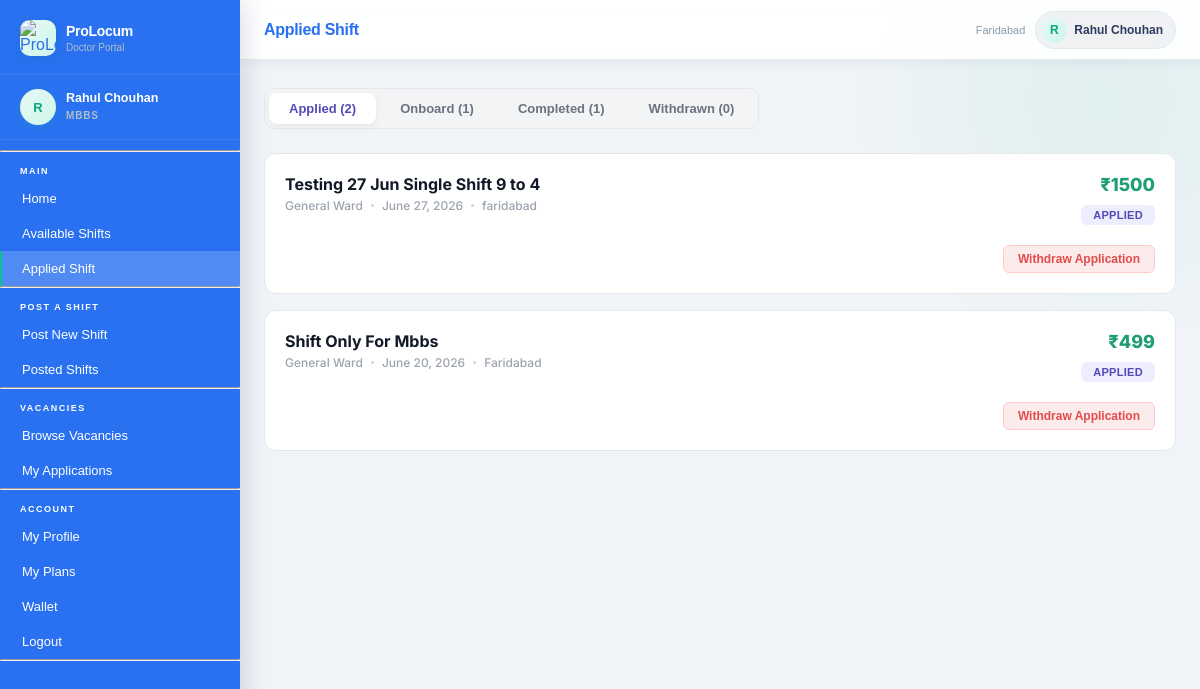
The page /doctors/shifts/my-applications/ (signed in) on the database its author committed.
### users/models.py (models this page shows, shortened)
class CustomUser(AbstractUser):
    ROLE_CHOICES = (
        ('doctor', 'Doctor'),
        ('nurse', 'Nurse'),
        ('hospital', 'Hospital'),
        ('admin', 'Admin'),
    )
    role   = models.CharField(max_length=20, choices=ROLE_CHOICES)
    mobile = models.CharField(max_length=10, unique=True, null=True, blank=True)  # ✅ Unique mobile

### doctors/models.py (models this page shows, shortened)
class DoctorProfile(models.Model):
    QUALIFICATION_CHOICES = [
        ('mbbs', 'MBBS'),
        ('bams', 'BAMS'),
        ('bhms', 'BHMS'),
    ]
    SEX_CHOICES = [('male', 'Male'), ('female', 'Female'), ('other', 'Other')]
    WARD_CHOICES = [
        ('general', 'General Ward'),
        ('icu', 'ICU Ward'),
        ('casualty', 'Casualty Ward'),
        ('female', 'Female Ward'),
    ]
    user            = models.OneToOneField(settings.AUTH_USER_MODEL, on_delete=models.CASCADE, related_name='doctor_profile')
    full_name       = models.CharField(max_length=150)
    age             = models.PositiveIntegerField(null=True, blank=True)
    sex             = models.CharField(max_length=10, choices=SEX_CHOICES, blank=True)
    registration_no = models.CharField(max_length=50, blank=True)
    qualification   = models.CharField(max_length=10, choices=QUALIFICATION_CHOICES, blank=True)
    experience      = models.CharField(max_length=50, blank=True)
    is_registration_complete = models.BooleanField(default=False)
    address         = models.TextField(blank=True)
    state           = models.CharField(max_length=100, blank=True)
    city            = models.CharField(max_length=100, blank=True)
    pincode         = models.CharField(max_length=10, blank=True)
    STATUS_CHOICES = [
    ('pending', 'Pending'),
    ('approved', 'Approved'),
    ('rejected', 'Rejected'),
]
    upi_id = models.CharField(max_length=100, blank=True)
    verification_status = models.CharField(max_length=10, choices=STATUS_CHOICES, default='pending')
    ward_preferences = models.CharField(max_length=200, blank=True)
    known_procedures = models.TextField(blank=True)
    profile_photo   = models.ImageField(upload_to='doctors/photos/', null=True, blank=True)
    aadhar_photo    = models.ImageField(upload_to='doctors/aadhar/', null=True, blank=True)
    pan_card        = models.ImageField(upload_to='doctors/pan/', null=True, blank=True)
    degree_photo    = models.ImageField(upload_to='doctors/degree/', null=True, blank=True)
    registered_state = models.CharField(max_length=100, blank=True)
    is_verified     = models.BooleanField(default=False)
    created_at      = models.DateTimeField(auto_now_add=True)
    updated_at      = models.DateTimeField(auto_now=True)

### shifts/models.py (models this page shows, shortened)
class ShiftApplication(models.Model):
    POSTER_STATUS_CHOICES = [
        ('applied',     'Applied'),
        ('accepted',    'Accepted'),
        ('reserved',    'Reserved'),
        ('rejected',    'Rejected'),
        ('withdrawn',   'Withdrawn'),
    ]
    ONBOARD_STATUS_CHOICES = [
        ('pending',     'Pending'),     # not yet onboarded
        ('onboarded',   'Onboarded'),   # poster confirmed onboard
        ('arrived',     'Arrived'),
        ('started',     'Started'),
        ('completed',   'Completed'),
    ]
    shift           = models.ForeignKey(Shift, on_delete=models.CASCADE, related_name='applications')
    applicant       = models.ForeignKey(
        settings.AUTH_USER_MODEL,
        on_delete=models.CASCADE,
        related_name='shift_applications'
    )
    status          = models.CharField(max_length=15, choices=POSTER_STATUS_CHOICES, default='applied')
    onboard_status  = models.CharField(max_length=15, choices=ONBOARD_STATUS_CHOICES, default='pending')
    accepted_at = models.DateTimeField(null=True, blank=True)
    applied_at      = models.DateTimeField(auto_now_add=True)
    updated_at      = models.DateTimeField(auto_now=True)
    PAYMENT_METHOD_CHOICES = [
        ('upi',  'UPI'),
        ('cash', 'Cash'),
    ]
    PAYMENT_STATUS_CHOICES = [
        ('unpaid',   'Unpaid'),
        ('paid',     'Paid'),
        ('disputed', 'Disputed'),  # hospital paid, locum ne reject kiya
    ]
    payment_method         = models.CharField(max_length=10, choices=PAYMENT_METHOD_CHOICES, blank=True)
    payment_status         = models.CharField(max_length=10, choices=PAYMENT_STATUS_CHOICES, default='unpaid')
    hospital_marked_paid   = models.BooleanField(default=False)  # hospital ne "pay kar diya" kaha
    locum_confirmed_paid   = models.BooleanField(default=False)  # locum ne confirm kiya
    hospital_paid_at       = models.DateTimeField(null=True, blank=True)
    class Meta:
        unique_together = ('shift', 'applicant')
    def can_withdraw(self):
        if self.status != 'accepted':
            return False, "Only accepted applications can be withdrawn"
        if self.shift.is_urgent:
            return False, "Urgent shift cannot be withdrawn"
        if self.accepted_at:
            from datetime import timedelta
            from django.utils import timezone
            deadline = self.accepted_at + timedelta(minutes=30)
            if timezone.now() > deadline:
                return False, "30 minute withdrawal window has passed"
        return True, "ok"

class Shift(models.Model):
    SHIFT_TYPE_CHOICES = [
        ('single', 'Single Shift'),
        ('multiple', 'Multiple Shift'),
    ]
    WARD_CHOICES = [
        ('general', 'General Ward'),
        ('icu', 'ICU Ward'),
        ('casualty', 'Casualty Ward'),
        ('female', 'Female Ward'),
    ]
    QUALIFICATION_CHOICES = [
    ('mbbs', 'MBBS'),
    ('bams', 'BAMS'),
    ('bhms', 'BHMS'),
    ('bams_bhms', 'BAMS/BHMS'),
    ('gnm', 'GNM'),
    ('bsc_nursing', 'B.Sc Nursing'),
    ('anm', 'ANM'),
    ('msc_nursing', 'M.Sc Nursing'),
]
    posted_by               = models.ForeignKey(
        settings.AUTH_USER_MODEL,
        on_delete=models.CASCADE,
        related_name='posted_shifts'
    )
    TARGET_ROLE_CHOICES = [
    ('doctor', 'Doctor'),
    ('nurse', 'Nurse'),
]
    location_link = models.URLField(max_length=500, blank=True, null=True, help_text='Google Maps link')
    target_role = models.CharField(max_length=10, choices=TARGET_ROLE_CHOICES, default='both')
    hospital_name           = models.CharField(max_length=200)
    ward_type               = models.CharField(max_length=20, choices=WARD_CHOICES)
    bed_count               = models.PositiveIntegerField(default=1)
    address                 = models.TextField()
    landmark                = models.CharField(max_length=200, blank=True)
    area                    = models.CharField(max_length=100, blank=True)
    city                    = models.CharField(max_length=100)
    qualification_required  = models.CharField(max_length=20, choices=QUALIFICATION_CHOICES, default='bams_bhms')
    shift_type              = models.CharField(max_length=10, choices=SHIFT_TYPE_CHOICES, default='single')
    start_date              = models.DateField()
    end_date                = models.DateField(null=True, blank=True)
    start_time              = models.TimeField()
    end_time                = models.TimeField()
    pay                     = models.PositiveIntegerField(help_text='Pay in INR')
    requirements            = models.TextField(blank=True)
    is_urgent               = models.BooleanField(default=False)
    is_active               = models.BooleanField(default=True)
    created_at              = models.DateTimeField(auto_now_add=True)

### shifts/views.py (the view)
# urls.py: path('shifts/my-applications/', views.my_applications,      name='nurse_my_applications'),
@login_required
def my_applications(request):
    cfg = get_role_config(request.user)
    all_apps = ShiftApplication.objects.filter(
        applicant=request.user
    ).select_related('shift').order_by('-applied_at')
    applied_apps   = all_apps.filter(status__in=['applied', 'reserved', 'rejected'])
    withdrawn_apps = all_apps.filter(status='withdrawn')
    accepted_apps  = all_apps.filter(status='accepted', onboard_status__in=['pending'])
    onboard_apps   = all_apps.filter(status='accepted', onboard_status__in=['onboarded', 'arrived', 'started'])
    completed_apps = all_apps.filter(status='accepted', onboard_status='completed')
    for app in onboard_apps:
        can, _ = app.can_withdraw()
        app.can_withdraw_status = can
    completed_with_reviews = []
    for app in completed_apps:
        my_review       = app.reviews.filter(reviewer_type='doctor').first()
        hospital_review = app.reviews.filter(reviewer_type='hospital').first()
        completed_with_reviews.append({
            'app':             app,
            'my_review':       my_review,
            'hospital_review': hospital_review,
        })
    from itertools import chain
    all_applied = list(chain(applied_apps, accepted_apps))
    all_applied.sort(key=lambda x: x.applied_at, reverse=True)
    return render(request, 'doctors/my_applications.html', {
        'applied_apps':           all_applied,
        'withdrawn_apps':         withdrawn_apps,
        'onboard_apps':           onboard_apps,
        'completed_apps':         completed_apps,
        'completed_with_reviews': completed_with_reviews,
        'base_template':          cfg['base'],
        'withdraw_url':           cfg['withdraw_url'],
        'available_url':          cfg['available_url'],
        'review_url':             cfg.get('review_url', 'submit_review'),
        'detail_url_name':        cfg['detail_url'],
    })

### doctors/templates/doctors/my_applications.html (shortened to what this page needs)
{% extends base_template|default:'doctors/base.html' %}
{% block page_title %}Applied Shift{% endblock %}
{% block content %}
<div class="dash-wrap">
    <div class="tab-container">
    <button onclick="showTab('applied')"    id="tab-applied"    class="mtab active-tab">Applied ({{ applied_apps|length }})</button>
    <button onclick="showTab('onboard')"   id="tab-onboard"    class="mtab">Onboard ({{ onboard_apps|length }})</button>
    <button onclick="showTab('completed')" id="tab-completed"  class="mtab">Completed ({{ completed_apps|length }})</button>
<button onclick="showTab('withdrawn')" id="tab-withdrawn" class="mtab">
    Withdrawn ({{ withdrawn_apps|length }})
</button></div>
    <div id="panel-applied">
    {% if applied_apps %}
        {% for app in applied_apps %}
        <div class="app-card">
            <div style="display:flex; justify-content:space-between; align-items:flex-start;">
                <div>
                    <span class="hosp-name">{{ app.shift.hospital_name }}</span>
                    <div class="shift-meta">
                        <span>{{ app.shift.get_ward_type_display }}</span>
                        <span class="dot-sep"></span>
                        <span>{{ app.shift.start_date }}</span>
                        <span class="dot-sep"></span>
                        <span>{{ app.shift.city }}</span>
                    </div>
                </div>
                <div style="text-align:right;">
                    <div class="pay-text">₹{{ app.shift.pay }}</div>
                    <div style="margin-top:8px;">
                        {% if app.status == 'applied' %}<span class="badge badge-applied">Applied</span>
{% elif app.status == 'accepted' %}<span class="badge badge-accepted">Accepted</span>
{% elif app.status == 'rejected' %}<span class="badge badge-rejected">Rejected</span>
{% elif app.status == 'withdrawn' %}<span class="badge badge-withdrawn">Withdrawn</span>
{% else %}<span class="badge badge-neutral">{{ app.status }}</span>{% endif %}
                    </div>
                </div>
            </div>
            <div style="margin-top:20px; display:flex; justify-content:flex-end; gap:8px;">
                {% if app.status == 'applied' or app.status == 'reserved' %}
                <form method="post" action="{% url withdraw_url|default:'withdraw_application' app.id %}">
                    <button type="submit" class="btn-secondary btn-withdraw" onclick="return confirm('Withdraw application?')">Withdraw Application</button>
                </form>
                {% endif %}
            </div>
        </div>
        {% endfor %}
    {% else %}
        <div style="text-align:center; padding:60px 20px; color:#9ca3af; background:#f9fafb; border-radius:12px; border:1px dashed #d1d5db;">
            <p style="font-size:14px; font-weight:500;">No active applications found.</p>
        </div>
    {% endif %}
    </div>
</div>
{% endblock %}

### doctors/templates/doctors/base.html (shortened to what this page needs)
{% load static %}
<!DOCTYPE html>
<html lang="hi">
<head>
<link rel="stylesheet" href="{% static 'users/css/base.css' %}">
</head>
<body>
<aside class="sidebar" id="sidebar">
  <div class="sidebar-brand">
    <div class="logo-icon">
      <img src="{% static 'users/images/Black_and_White_Circular_Art___Design_Logo-removebg-preview.png' %}" alt="ProLocum Logo">
    </div>
    <div class="brand-text">
      <h1>ProLocum</h1>
      <p>Doctor Portal</p>
    </div>
  </div>
  {% if request.user.is_authenticated %}
  <div class="sidebar-profile">
    <div class="profile-avatar">
      {% if request.user.doctor_profile.full_name %}{{ request.user.doctor_profile.full_name|first|upper }}{% else %}D{% endif %}
    </div>
    <div class="profile-info">
      <strong>{% if request.user.doctor_profile.full_name %}{{ request.user.doctor_profile.full_name }}{% else %}Doctor{% endif %}</strong>
      <span>{{ request.user.doctor_profile.qualification|upper }}</span>
    </div>
  </div>
  {% endif %}
  <nav class="sidebar-nav">
<hr style="color:rgba(0, 0, 0, 0.485);">
   <div class="nav-section-label">Main</div>
<a href="{% url 'doctor_dashboard' %}" class="nav-link {% if request.resolver_match.url_name == 'doctor_dashboard' %}active{% endif %}">
  Home
</a>
{% if ctx_can_view_shifts %}
  <a href="/doctors/shifts/available/" class="nav-link {% if request.resolver_match.url_name == 'available_shifts' %}active{% endif %}">
    Available Shifts
  </a>
  <a href="/doctors/shifts/my-applications/" class="nav-link {% if request.resolver_match.url_name == 'my_applications' %}active{% endif %}">
    Applied Shift
  </a>
{% endif %}
<hr>
<div class="nav-section-label">Post a Shift</div>
{% if ctx_can_post_shift %}
  <a href="/doctors/shifts/post/" class="nav-link {% if request.resolver_match.url_name == 'post_new_shift' %}active{% endif %}">
    Post New Shift
  </a>
  <a href="/doctors/shifts/posted/" class="nav-link {% if request.resolver_match.url_name == 'posted_shifts' %}active{% endif %}">
    Posted Shifts
  </a>
{% endif %}
<hr>
<div class="nav-section-label">Vacancies</div>
{% if ctx_can_apply_vacancy %}
  <a href="/doctors/vacancies/" class="nav-link {% if request.resolver_match.url_name == 'available_vacancies' %}active{% endif %}">
    Browse Vacancies
  </a>
  <a href="/doctors/vacancy/my-applications/" class="nav-link {% if request.resolver_match.url_name == 'my_vacancy_applications' %}active{% endif %}">
    My Applications
  </a>
{% endif %}
<hr>
<div class="nav-section-label">Account</div>
<a href="{% url 'doctor_my_profile' %}" class="nav-link {% if request.resolver_match.url_name == 'doctor_my_profile' %}active{% endif %}">My Profile</a>
<a href="{% url 'my_plans' %}" class="nav-link {% if request.resolver_match.url_name == 'my_plans' %}active{% endif %}">My Plans</a>
<a href="{% url 'doctor_wallet' %}" class="nav-link">
    Wallet
</a>
<a href="{% url 'logout' %}" class="nav-link">Logout</a>
<hr>
  </nav>
</aside>
<main class="main">
  <div class="topbar">
    <div class="topbar-left">
      <span class="topbar-title">{% block page_title %}Dashboard{% endblock %}</span>
    </div>
    <div class="topbar-right">
      {% if request.user.doctor_profile.city %}
      <span class="city-tag">{{ request.user.doctor_profile.city }}</span>
      {% endif %}
      <div class="user-chip">
        <div class="user-avatar">
          {% if request.user.doctor_profile.full_name %}{{ request.user.doctor_profile.full_name|first|upper }}{% else %}{{ request.user.username|first|upper }}{% endif %}
        </div>
        <span class="user-name">
          {% if request.user.doctor_profile.full_name %}{{ request.user.doctor_profile.full_name }}{% else %}{{ request.user.username }}{% endif %}
        </span>
      </div>
    </div>
  </div>
  <div class="content">
    {% block content %}{% endblock %}
  </div>
</main>
</body>
</html>

### rows shown on the page
CustomUser: user.doctor_profile.full_name|first "R", user.doctor_profile.full_name "Rahul Chouhan", user.doctor_profile.qualification "MBBS", user.doctor_profile.city "Faridabad"
ShiftApplication: shift.hospital_name "Testing 27 Jun Single Shift 9 to 4", shift.ward_type "General Ward", shift.start_date "June 27, 2026", shift.city "faridabad", shift.pay "1500", status "APPLIED"
ShiftApplication: shift.hospital_name "Shift Only For Mbbs", shift.ward_type "General Ward", shift.start_date "June 20, 2026", shift.city "Faridabad", shift.pay "499", status "APPLIED"

### other values the page prints
{{ applied_apps|length }} "2"
{{ onboard_apps|length }} "1"
{{ completed_apps|length }} "1"
{{ withdrawn_apps|length }} "0"
